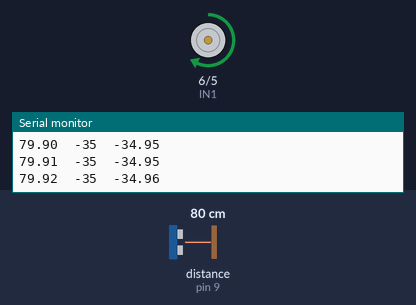
Bench run of a sketch on a simulated Arduino Uno, built with avr-gcc and run on an emulated ATmega328P. Shown: motor-driver pin pairs drawn as motors (green arrow = first pin HIGH = forward, orange = second pin HIGH = backward, longer = more drive), the last lines printed to the serial monitor. Inputs (shaded band) come from the test bench; at power-on: distance to the obstacle (sensor on pin 9) 80 cm.

Above: at 1.2 s.
1.3 s: distance to the obstacle (sensor on pin 9) set to 4 cm
At 2.6 s:
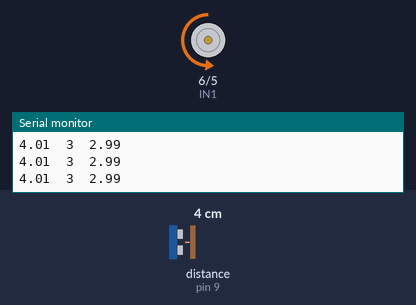
4.3 s: distance to the obstacle (sensor on pin 9) set to 250 cm
At 6.2 s:
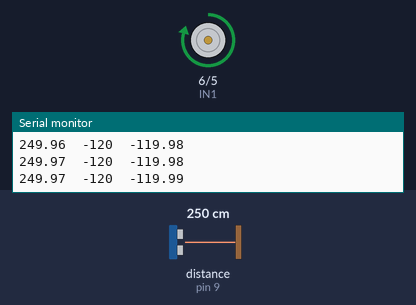
7.3 s: distance to the obstacle (sensor on pin 9) set to 299 cm
At 9.1 s:
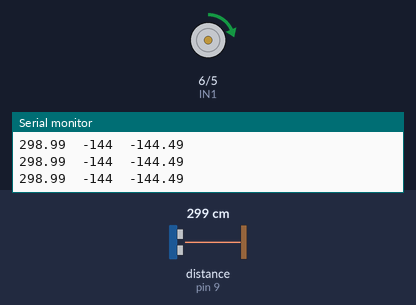
Timing chart, 0 to 10.6 s (numbered marks = the images above; inputs shaded):
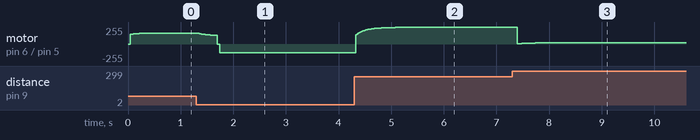

Measured:
- after the input at 1.3 s, motor on pin 6 (IN1) / pin 5 (IN2): moves from forward 165/255 to backward 133/255 over 0.65 s, starting at once
- after the input at 4.3 s, motor on pin 6 (IN1) / pin 5 (IN2): moves from backward 133/255 to forward 250/255 over 1.1 s, starting at once

The sketch:

_8-PID_no_lib.ino
```cpp
#include <Ultrasonic.h>
#include <TimerOne.h>

float Kp = 0.5;
float Ki = 0.0;
float Kd = 0;
float Hz = 100;

float error_last = 0;
float error = 0;
float integral = 0;
float derivative = 0;
float output = 0;

int setpoint = 10;

float distance_last = 0;
float distance_f = 0;
int   distance = 0;

int motor_offset = 130;

Ultrasonic ultrasonic(8, 9);

int IN1 = 6;
int IN2 = 5;

float frequency = 1000;
float period    = 1/frequency;
float period_ms = 1000/frequency;


void update_ultrasonic()
{
  int a = ultrasonic.read();

  distance_f = 0.1*a + 0.9*distance_last;

  distance_last = distance_f;
  distance = round(distance_f);
}

void PID()
{
  update_ultrasonic();

  error      = setpoint - distance_f;
  integral   = integral + error * period;
  derivative = (error - error_last) / period;
  output     = Kp * error + Ki * integral + Kd * derivative;
  error_last = error;
}

void setup()
{
  Serial.begin(9600);

  pinMode(IN1, OUTPUT);
  pinMode(IN2, OUTPUT);

  //Timer1.initialize(period_ms * 1000);
  //Timer1.attachInterrupt(PID);
}

void loop()
{
  uint32_t timer1 = millis();

  PID();

  int out= round(output);

  if (out == 0)
  {
    analogWrite(IN1, LOW);
    analogWrite(IN2, LOW);
  }
  else if (out < 0)
  {
    analogWrite(IN1, (-out) + motor_offset);
    analogWrite(IN2, LOW);
  }
  else
  {
    analogWrite(IN1, LOW);
    analogWrite(IN2, out + motor_offset);
  }

  Serial.print(distance_f);
  Serial.print('\t');
  Serial.print(out);
  Serial.print('\t');
  Serial.print(output);
  Serial.println("");

  while ((millis() - timer1) < period_ms)
  {
  }


}
```
